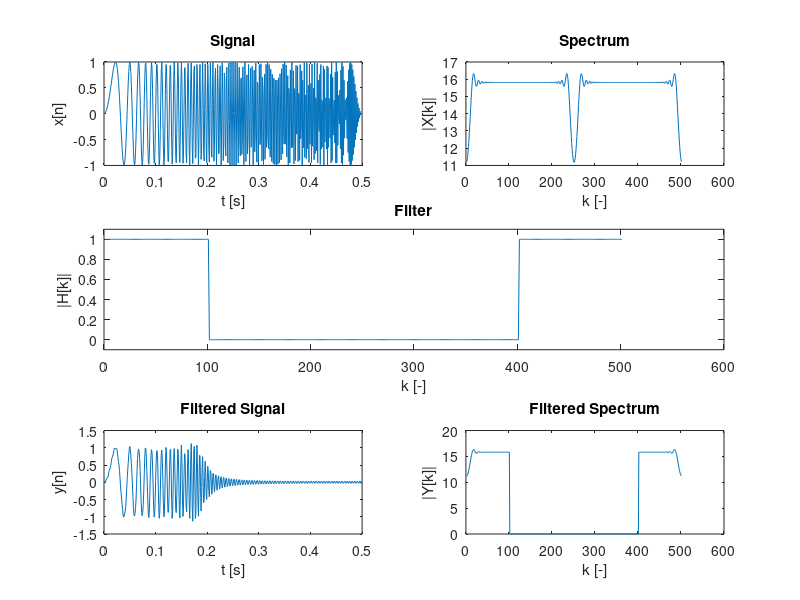
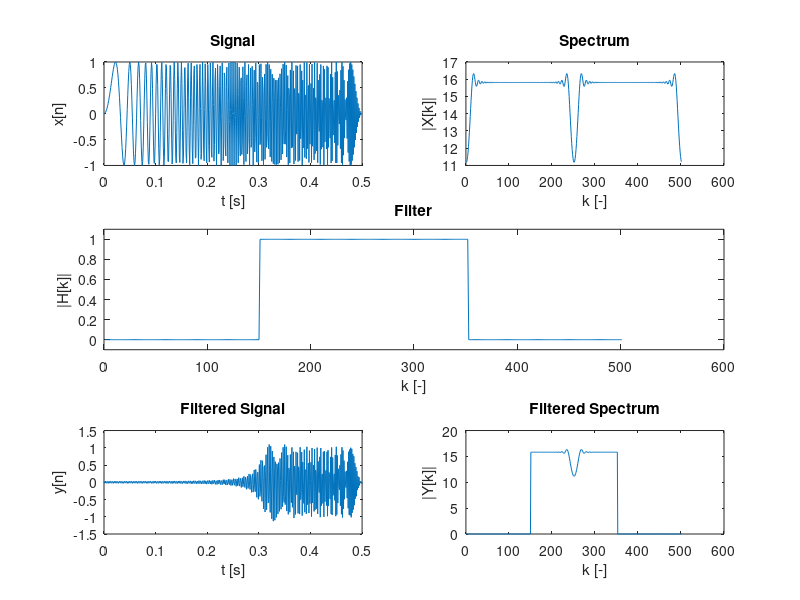
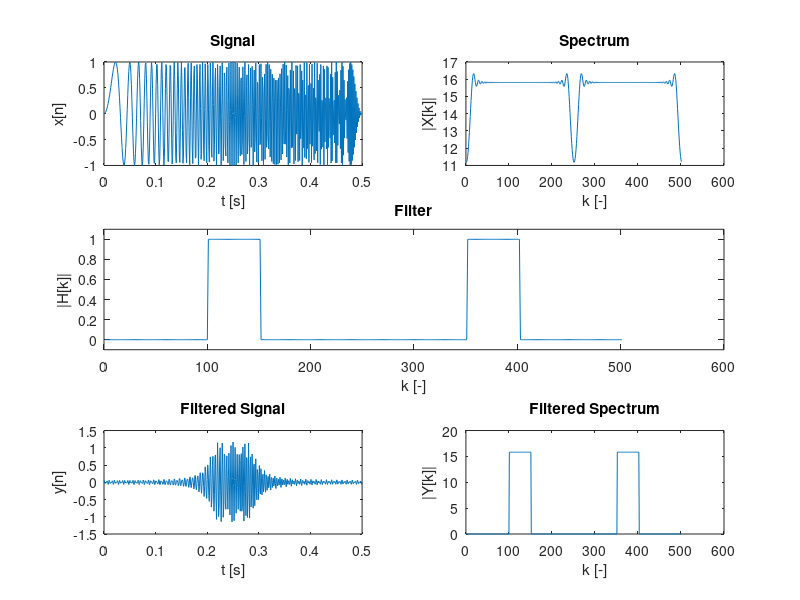

The MATLAB script that drew these images, in order:
fs = 1e3; % Hz
Ts = 1 / fs; % s
T = 0.5; % s
t = 0:Ts:T;

f = t*fs/(4*T); % Hz
x = sin(2*pi*f.*t);
N = length(x);
X = fft(x);

% LPF
f_cutoff = 200;
k = round(f_cutoff/fs*N);
H = zeros(1,N);
H(0+1:k+1) = 1;
H(N-k+1:end) = 1;

Y = X.*H;
y = ifft(Y);

figure(1);
subplot(3,2,1);
plot(t,x); xlabel('t [s]'); ylabel('x[n]'); title('Signal');
subplot(3,2,2);
plot(abs(X)); xlabel('k [-]'); ylabel('|X[k]|'); title('Spectrum');
subplot(3,2,[3 4]);
plot(abs(H)); xlabel('k [-]'); ylabel('|H[k]|'); title('Filter'); ylim([-0.1 1.1]);
subplot(3,2,6);
plot(abs(Y)); xlabel('k [-]'); ylabel('|Y[k]|'); title('Filtered Spectrum');
subplot(3,2,5);
plot(t, y); xlabel('t [s]'); ylabel('y[n]'); title('Filtered Signal');

% HPF
f_pass = 300;
k = round(f_pass/fs*N);
H = zeros(1,N);
H(k+1:end-k+1) = 1;

Y = X.*H;
y = ifft(Y);

figure(2);
subplot(3,2,1);
plot(t,x); xlabel('t [s]'); ylabel('x[n]'); title('Signal');
subplot(3,2,2);
plot(abs(X)); xlabel('k [-]'); ylabel('|X[k]|'); title('Spectrum');
subplot(3,2,[3 4]);
plot(abs(H)); xlabel('k [-]'); ylabel('|H[k]|'); title('Filter'); ylim([-0.1 1.1]);
subplot(3,2,6);
plot(abs(Y)); xlabel('k [-]'); ylabel('|Y[k]|'); title('Filtered Spectrum');
subplot(3,2,5);
plot(t, y); xlabel('t [s]'); ylabel('y[n]'); title('Filtered Signal');

% BPF
f1 = 200;
f2 = 300;
k1 = round(f1/fs*N);
k2 = round(f2/fs*N);
H = zeros(1,N);
H(k1+1:k2+1) = 1;
H(N-k2+1:N-k1+1) = 1;

Y = X.*H;
y = ifft(Y);

figure(3);
subplot(3,2,1);
plot(t,x); xlabel('t [s]'); ylabel('x[n]'); title('Signal');
subplot(3,2,2);
plot(abs(X)); xlabel('k [-]'); ylabel('|X[k]|'); title('Spectrum');
subplot(3,2,[3 4]);
plot(abs(H)); xlabel('k [-]'); ylabel('|H[k]|'); title('Filter'); ylim([-0.1 1.1]);
subplot(3,2,6);
plot(abs(Y)); xlabel('k [-]'); ylabel('|Y[k]|'); title('Filtered Spectrum');
subplot(3,2,5);
plot(t, y); xlabel('t [s]'); ylabel('y[n]'); title('Filtered Signal');
